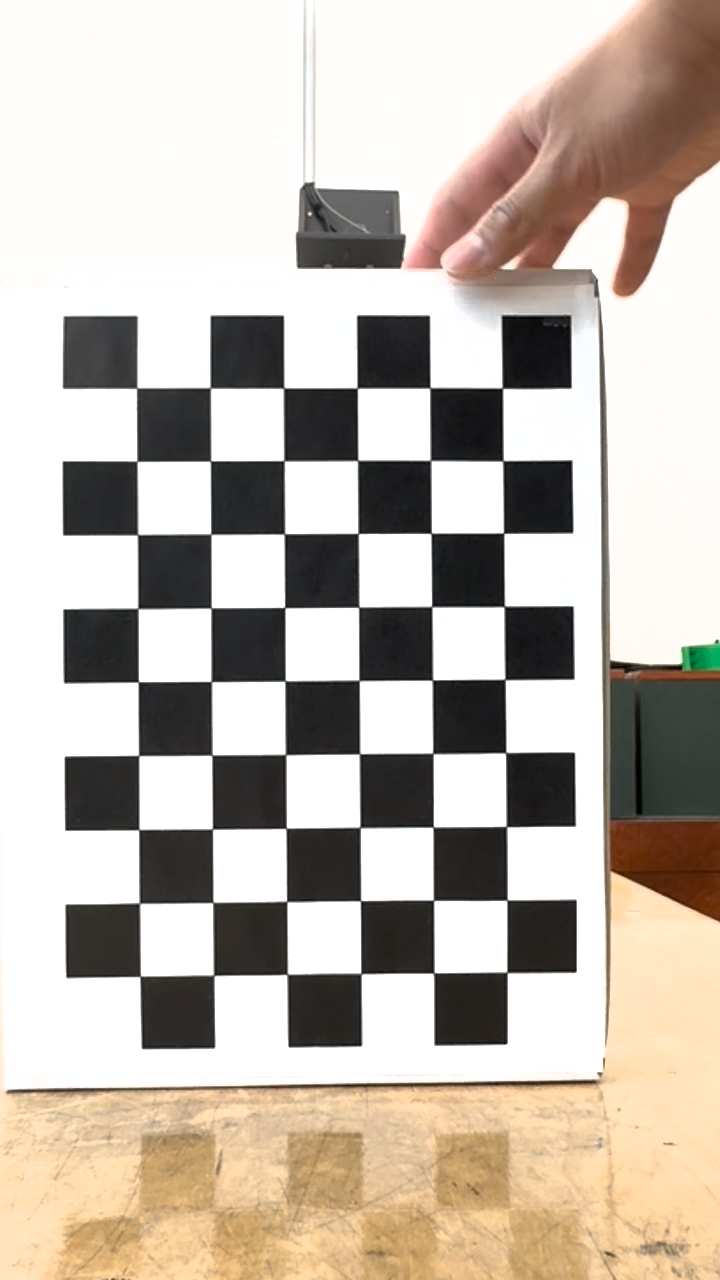
#> input picture media/calibration/calibration_frames/frame00000.png, 720 x 1280 px; its folder holds 4 pictures in this run
$ python calibrate.py
#> lines starting #> are read from the running program, lines starting #| are printed output that depends on the picture; after the words box and inside, x2 and y2 are one past the last pixel; in counts of white or black regions, pixels touching at a corner belong together
import cv2
import numpy as np
import glob
import os

def get_calib_info(filepath):
    projs = dict()
    for i, fname in enumerate(sorted(os.listdir(filepath))):
        P = np.loadtxt(os.path.join(filepath, fname), skiprows=1, dtype=np.float32)
        view_name = f"view{i:05d}"
        K, R, t, dist = decompose(P)
        projs[view_name] = {
            "P": P,
            "K": K,
            "R": R,
            "t": t,
            "dist": dist
        }
    np.savez("media/bunny_data/projs.npz", **projs)

def decompose(P):
    K, R, T, _, _, _, _ = cv2.decomposeProjectionMatrix(P)
    T = T.reshape(-1)
    C = T[:3] / T[3]
    t = -R @ C
    return K, R, t, None

def main():
    ## Code adapted from OpenCV documentation
    ## https://docs.opencv.org/4.x/dc/dbb/tutorial_py_calibration.html
    criteria = (cv2.TERM_CRITERIA_EPS + cv2.TERM_CRITERIA_MAX_ITER, 30, 0.001)

    objp = np.zeros((6 * 9, 3), np.float32)
    objp[:, :2] = np.mgrid[0:9, 0:6].T.reshape(-1, 2)

    objpoints = []
    imgpoints = []

    images = glob.glob("media/calibration/calibration_frames/*.png")
    n_views = len(images)

    # initialize values
    retval = float("inf")
    mtx = np.zeros((3, 3))
    dist = np.zeros((5,))
    rvecs = np.zeros((n_views, 3, 1))
    tvecs = np.zeros((n_views, 3, 1))
    data = {}

    for fname in images:
        img = np.array(cv2.imread(fname))
#> img is the input picture: shape (1280, 720, 3); mean B, G, R 174.2, 184.1, 193.5
        gray = cv2.cvtColor(img, cv2.COLOR_BGR2GRAY)
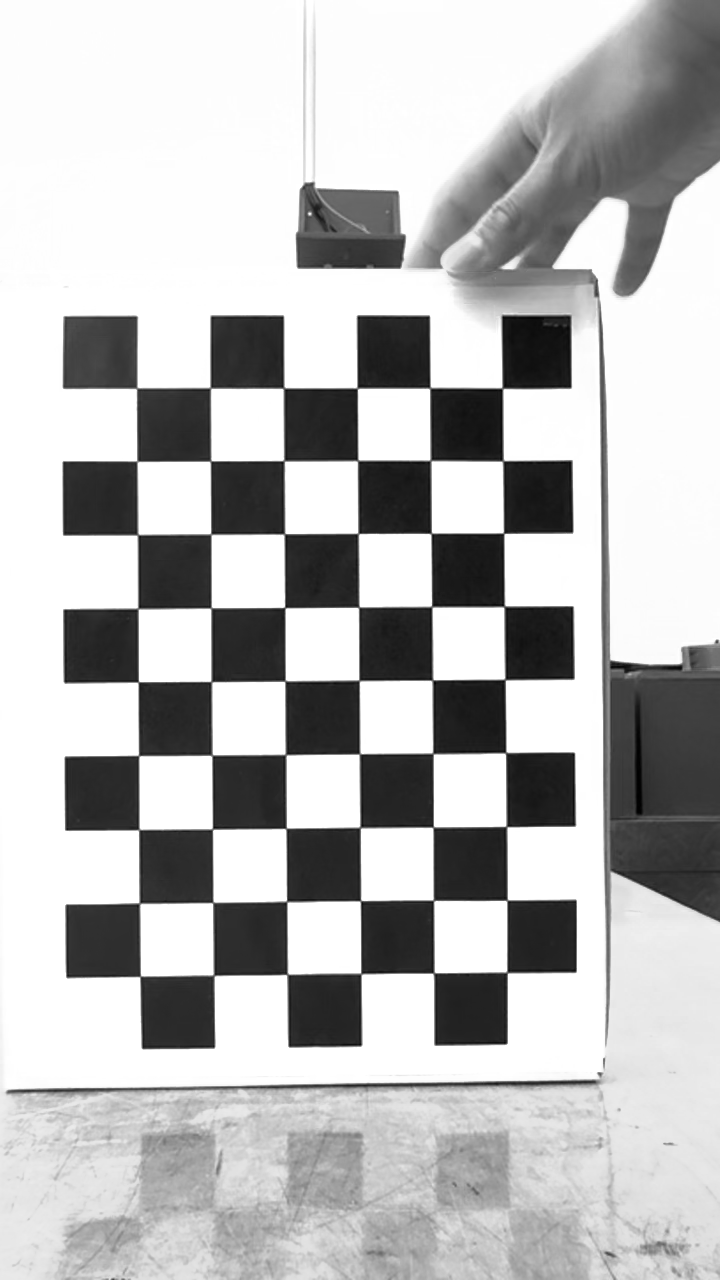
#> gray: shape (1280, 720); min 0, max 255, mean 185.7

        ret, corners = cv2.findChessboardCorners(gray, (9, 6), None)
#> ret = True; corners = 54 rows, first 8: [502.1, 388.2], [503, 460.6], [503.5, 533.2], [504.2, 606.3], [505, 679.5], [505.7, 752.5], [506.2, 826.4], [507.1, 900.3]

        if ret == True:
            objpoints.append(objp)

            corners2 = cv2.cornerSubPix(gray, corners, (11, 11), (-1, -1), criteria)
#> corners2 = 54 rows, first 8: [502.4, 388.2], [502.9, 460.8], [503.6, 533.2], [504.3, 606.3], [505, 679.5], [505.7, 752.7], [506.4, 826.5], [507, 900.2]
            imgpoints.append(corners2)

            cv2.drawChessboardCorners(img, (9, 6), corners2, ret)
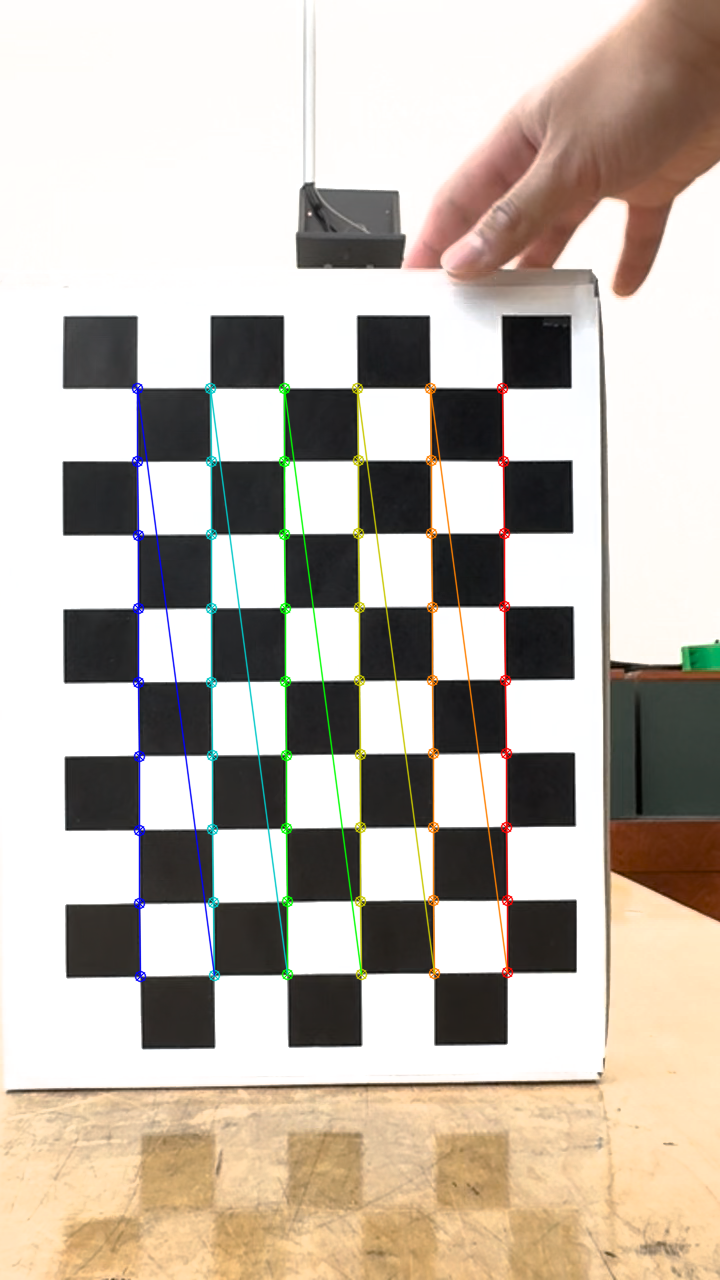
#> img: shape (1280, 720, 3); 2.57% of pixels changed, all inside (x1, y1, x2, y2) = (131, 382, 514, 983)
            cv2.imshow("img", img)
            cv2.waitKey(500)

        retval, mtx, dist, rvecs, tvecs = cv2.calibrateCamera(
                objpoints,
                imgpoints,
                gray.shape[::-1],
                None,
                None)
#> retval = 0.318; mtx = [[3325.7, 0, 452], [0, 3333.8, 689.4], [0, 0, 1]]; dist = [[-0.186, -54.8, -0.000278, -0.0181, 2485.1]]; rvecs = ([-0.0574, -0.0321, 1.56],); tvecs = ([0.701, -4.13, 45.53],)
#> pass 2 of the loop in main, `for fname in images:`:
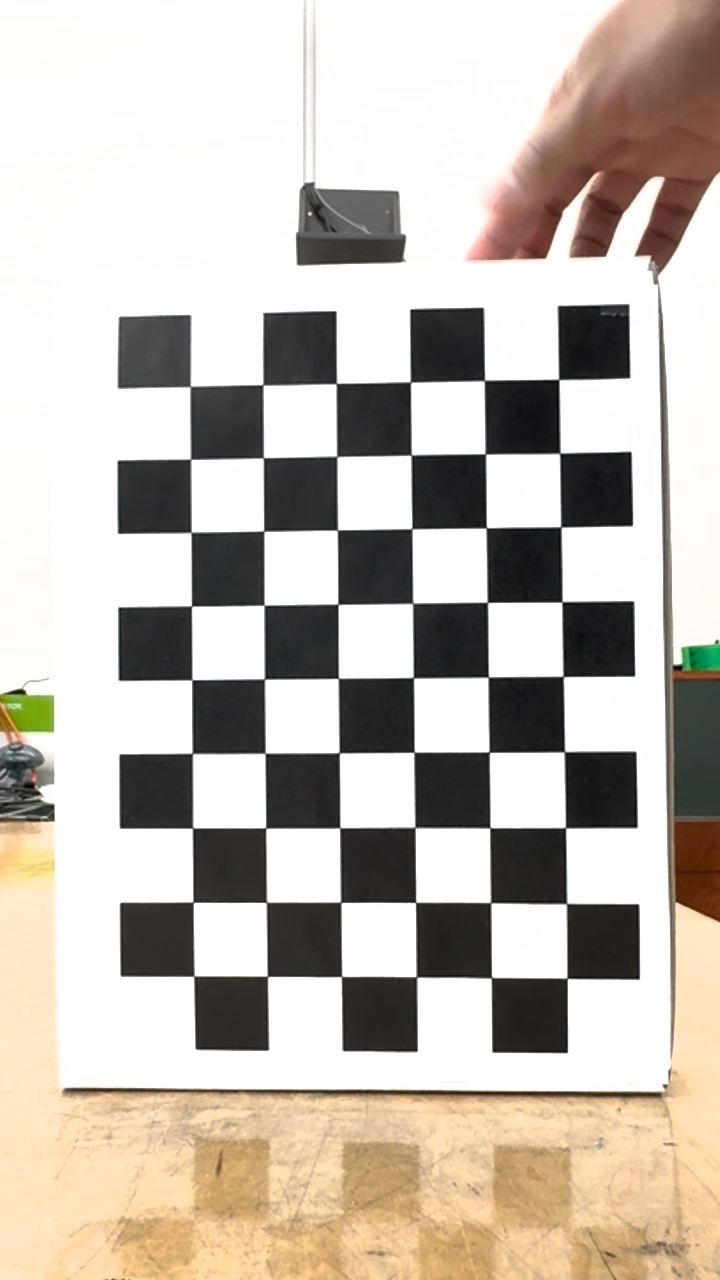
#> input picture media/calibration/calibration_frames/frame00001.png, 720 x 1280 px
#> in main, img is the input picture: shape (1280, 720, 3); mean B, G, R 178, 187.3, 195.5
#> in main, `gray = cv2.cvtColor(img, cv2.COLOR_BGR2GRAY)`:
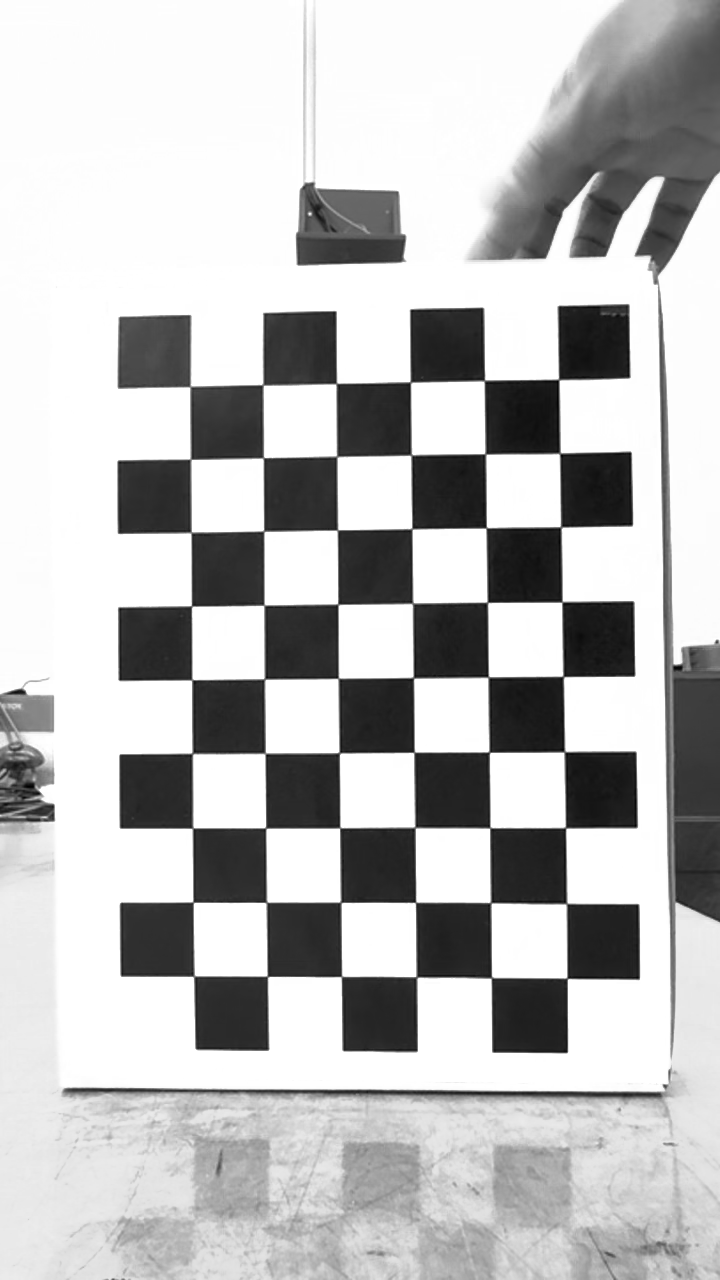
#> gray: shape (1280, 720); min 0, max 255, mean 188.7
#> corners = 54 rows, first 8: [558.6, 379.5], [559.6, 453.5], [560.8, 527.1], [562.1, 602], [563.2, 676.4], [564.5, 751.7], [565.4, 827.5], [566.7, 903.5]
#> corners2 = 54 rows, first 8: [558.7, 379.5], [559.7, 453.2], [560.8, 526.9], [562, 601.9], [563.1, 676.5], [564.3, 751.8], [565.5, 827.8], [566.6, 903.5]
#> in main, `cv2.drawChessboardCorners(img, (9, 6), corners2, ret)`:
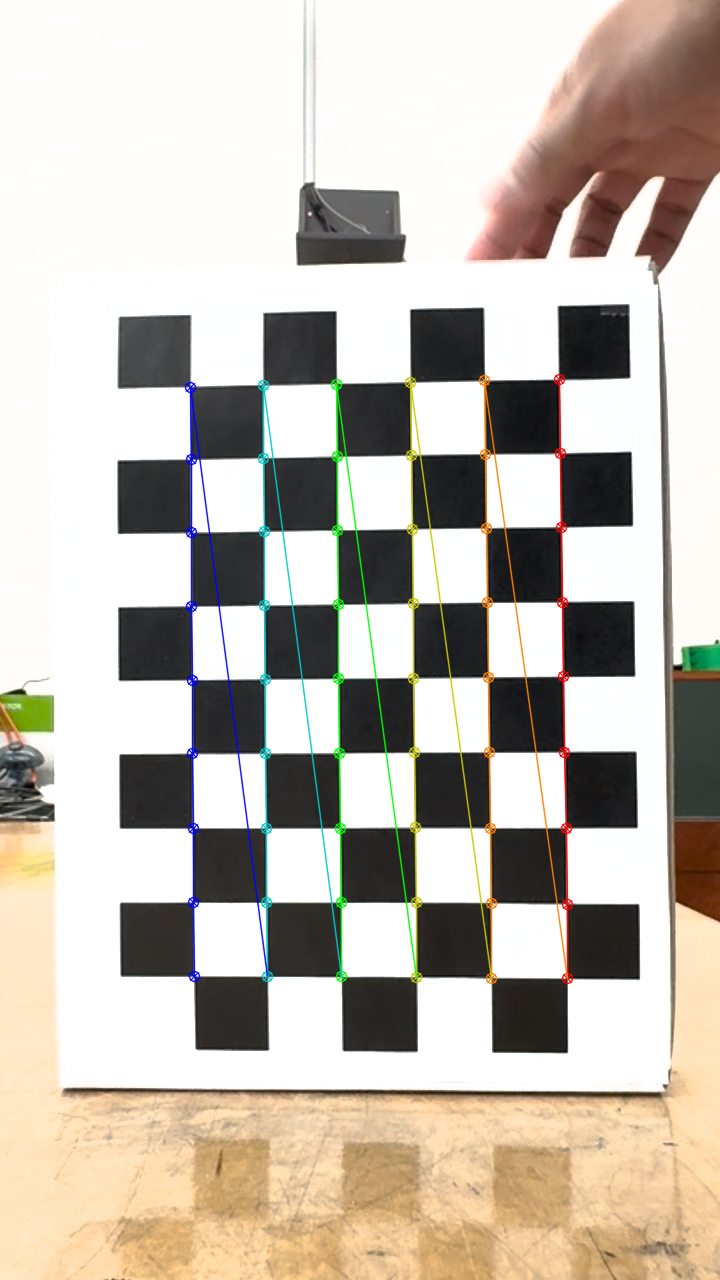
#> img: shape (1280, 720, 3); 2.6% of pixels changed, all inside (x1, y1, x2, y2) = (184, 373, 574, 985)
#> retval = 0.331; mtx = [[7929.2, 0, -48.98], [0, 7801.5, 545.7], [0, 0, 1]]; dist = [[-3.67, 84.29, 0.077, 0.155, 1071.7]]; rvecs = ([-0.124, -0.196, 1.56], [0.183, 0.304, 1.55]); tvecs = ([7.37, -2.2, 107.4], [7.95, -2.29, 105.2])
#> pass 3 of the loop in main, `for fname in images:`:
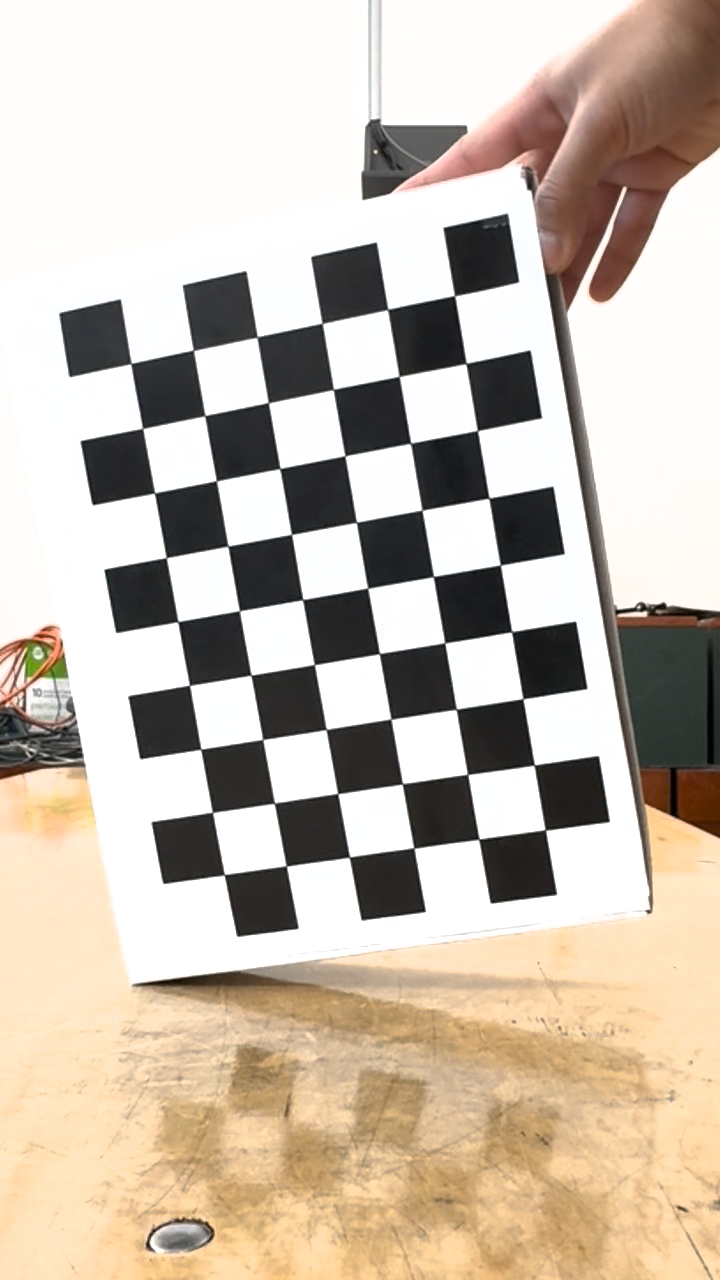
#> input picture media/calibration/calibration_frames/frame00002.png, 720 x 1280 px
#> in main, img is the input picture: shape (1280, 720, 3); mean B, G, R 174.2, 187.8, 199.7
#> in main, `gray = cv2.cvtColor(img, cv2.COLOR_BGR2GRAY)`:
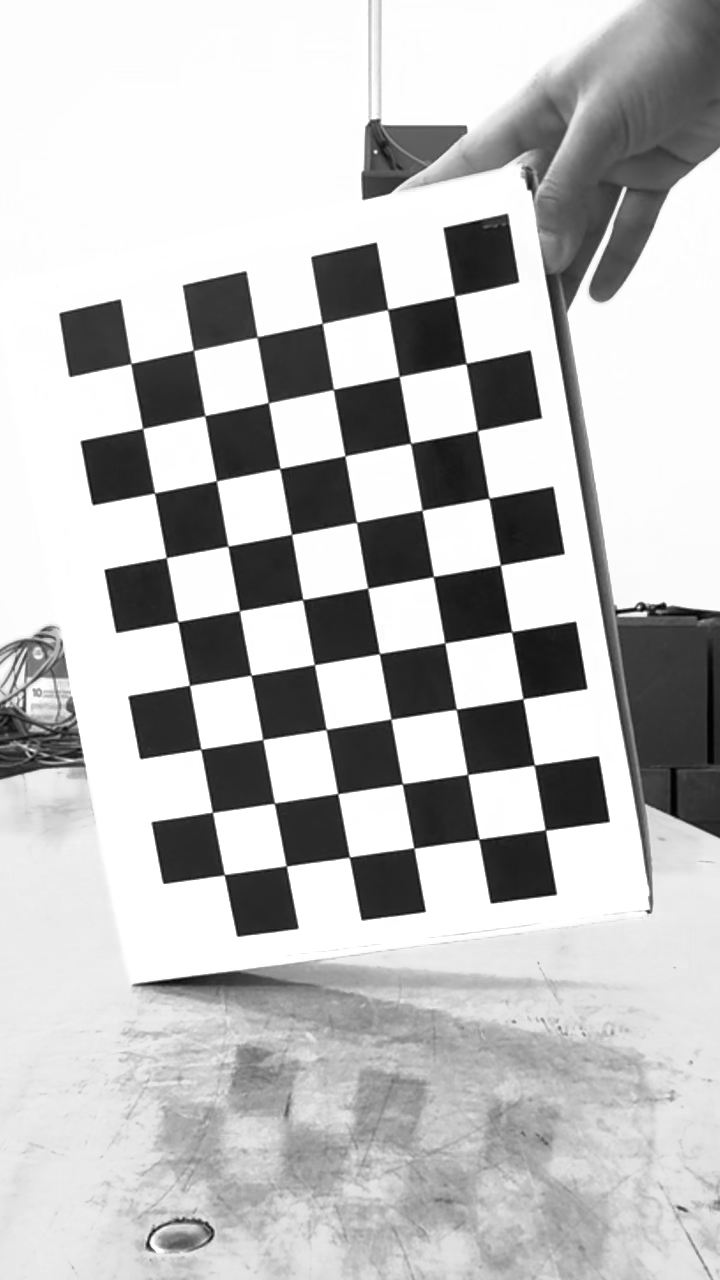
#> gray: shape (1280, 720); min 0, max 255, mean 189.8
#> corners = 54 rows, first 8: [454.4, 295.9], [466.1, 363.5], [477.3, 430.7], [489, 498.2], [500.3, 565.2], [511.6, 632], [523, 698.9], [534, 764.9]
#> corners2 = 54 rows, first 8: [454.6, 295.7], [466.1, 363.4], [477.4, 430.5], [488.9, 498.2], [500.4, 565], [511.6, 631.7], [522.8, 698.7], [534.3, 765.1]
#> in main, `cv2.drawChessboardCorners(img, (9, 6), corners2, ret)`:
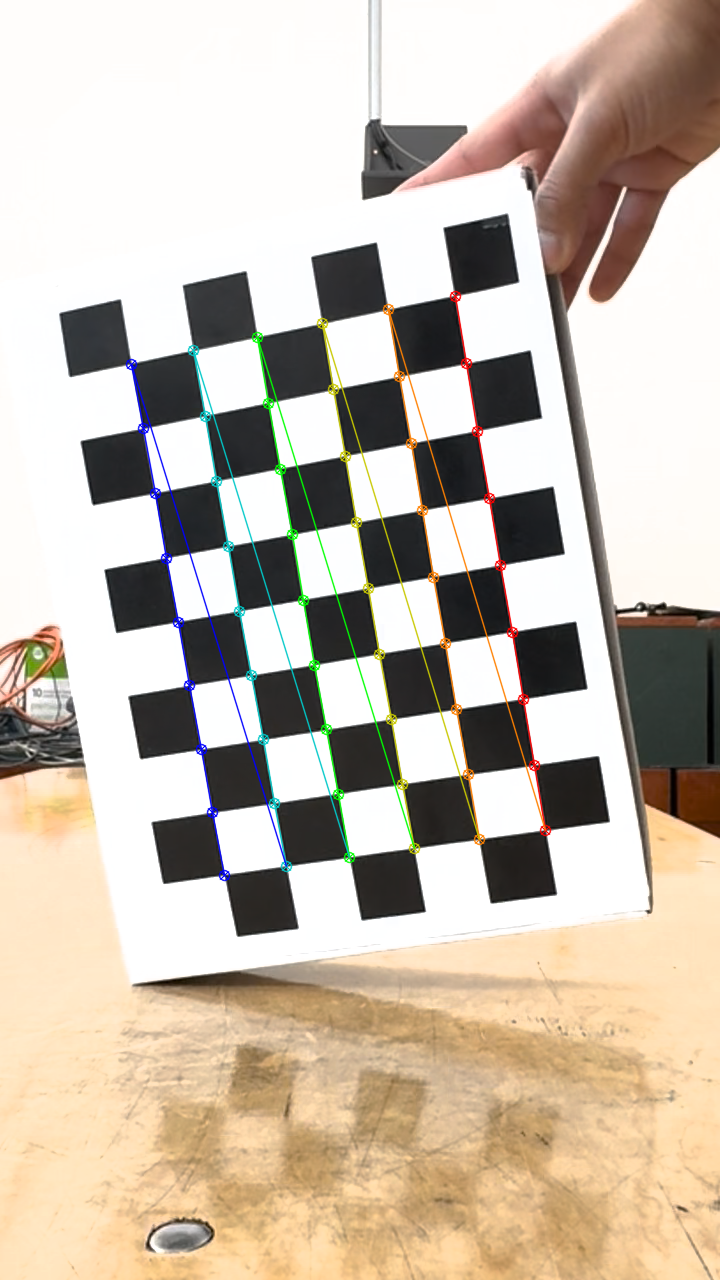
#> img: shape (1280, 720, 3); 2.33% of pixels changed, all inside (x1, y1, x2, y2) = (125, 290, 552, 882)
#> retval = 0.355; mtx = [[1158.3, 0, 361.6], [0, 1158.7, 637.5], [0, 0, 1]]; dist = [[-0.0776, 0.396, 0.00127, 0.00246, -1.49]]; rvecs = ([-0.0281, -0.0166, 1.56], [0.0172, 0.0565, 1.56], [0.156, 0.0604, 1.4]); tvecs = ([1.94, -3.43, 15.84], [2.65, -3.48, 15.52], [1.35, -5, 16.84])
#> the loop made 4 passes; the first 3 are shown

    # evaluate
    print(f"Root mean square reprojection error: {retval:.4f}")
#| Root mean square reprojection error: 0.3469

    # save values
    for i in range(len(rvecs)):
        R, _ = cv2.Rodrigues(rvecs[i])
        t = tvecs[i]

        data[f"view{i:05d}"] = {
                "K": mtx,
                "dist": dist,
                "R": R,
                "t": t
            }
#> this loop made 4 passes
#> t on passes 1 to 4: [1.67, -3.29, 14.07], [2.39, -3.34, 13.79], [1.07, -4.86, 14.96], [1.05, -5.96, 16.37]

    np.savez("media/testing/test_real_data/projs", **data)

    cv2.destroyAllWindows()

    # calibrate for the bunny data
    get_calib_info("media/bunny_data/calib")

if __name__ == "__main__":
#> (the run stopped early here; a loop or call above may not have finished)
